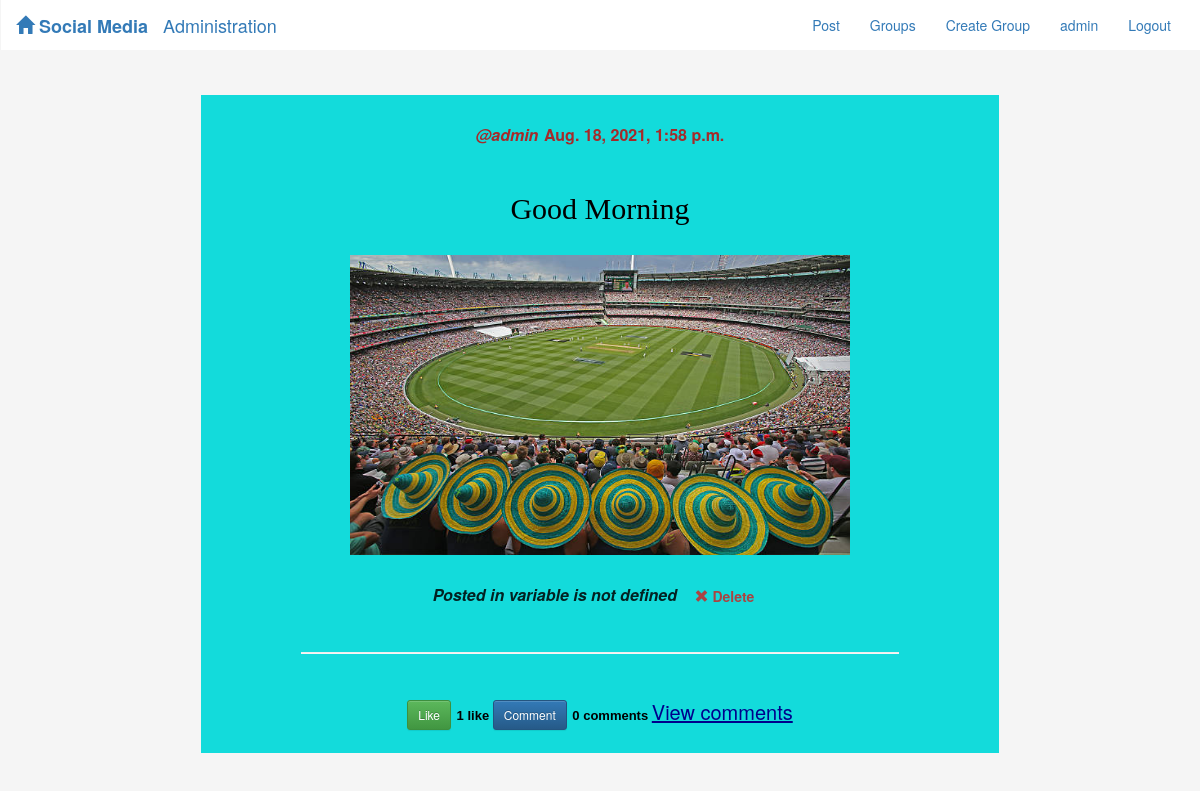
The app's page / (signed in) with its own data.
### accounts/models.py (models this page shows)
class CustomUser(AbstractUser):
    image = models.ImageField(
        upload_to='accounts/profile_pics', blank=True, default='default.jpg')

### posts/models.py (models this page shows, shortened)
class Post(models.Model):
    user = models.ForeignKey(User, related_name='userposts',
                             on_delete=models.CASCADE)
    message = models.TextField()
    image = models.ImageField(upload_to='posts/images', blank=True, default='')
    created_at = models.DateTimeField(auto_now=True)
    group = models.ForeignKey(
        Group, related_name='groupposts', on_delete=models.CASCADE)
    liked = models.ManyToManyField(User, default=None, blank=True)
    temp = models.CharField(max_length=10, null=True, blank=True)
    objects = PostManager()
    class Meta:
        unique_together = ['user', 'message']

### socialnetwork/views.py (the view)
# urls.py: path('', views.HomePage.as_view(), name='home'),
class HomePage(ListView):
    model = Post
    template_name = 'index.html'

### posts/models.py (called while the page is built)
    def get_queryset(self):
        return PostQuerySet(model=self.model, using=self._db, hints=self._hints)

### templates/index.html (shortened to what this page needs)
{% extends 'base.html' %}
{% block content %}
{% if user.is_authenticated %}
<br>
<div class="card">
    <div class="card-body">
        {% for post in post_list %}
            {% include 'posts/_post.html' %}
        {% endfor %}
        </div>
    </div>
</div>
{% endif %}
{% endblock content %}

### templates/base.html (shortened to what this page needs)
<!DOCTYPE html>
{% load static %}
<html lang="en">
<head>
    <link
      rel="stylesheet"
      href="https://maxcdn.bootstrapcdn.com/bootstrap/3.3.7/css/bootstrap.min.css"
    />
    <link
      rel="stylesheet"
      href="https://maxcdn.bootstrapcdn.com/bootstrap/3.3.7/css/bootstrap-theme.min.css"
    />
    <link type="text/css" rel="stylesheet" href="{% static 'socialnetwork/css/master.css'%}"/>
</head>
<body>
      <nav class="navbar navbar-expand-lg navbar-light mynav"  role="navigation" id='navbar'>
        <div class="container navbarcontainer">
            <a style="font-weight: bold;" class="navbar-brand mynav" href="{% url 'home'%}"><span class="glyphicon glyphicon-home"></span> Social Media
            </a>
            <a style="font-weight:normal;" class="navbar-brand" href="{% url 'admin:index' %}">Administration</a>
            <div class="collapse navbar-collapse">
            <ul class="nav navbar-nav ml-auto navbar-right" >
                {% if user.is_authenticated %}
                    <li class="nav-item"><a href="{% url 'posts:create'%}">Post</a></li>
                    <li class="nav-item"><a href="{% url 'groups:all'%}">Groups</a></li>
                    <li class="nav-item"><a href="{% url 'groups:create'%}">Create Group</a></li>
                    <li class="nav-item"><a href="{% url 'accounts:profile' pk=user.username %}">{{user.username}}</a></li>
                    <li class="nav-item"><a href="{% url 'accounts:logout'%}">Logout</a></li>
                    {% else %}
                    <li class="nav-item"><a href="{% url 'groups:all'%}">Groups</a></li>
                    <li class="nav-item"><a href="{% url 'accounts:login'%}">Login</a></li>
                    <li class="nav-item"><a href="{% url 'accounts:signup'%}">SignUp</a></li>
                {% endif %}
            </ul>
          </div>
        </div>
    </nav>
   <div class="container">
  {% block content %}
  {% endblock content %}
</body>
</html>

### posts/templates/posts/_post.html
<head>
</head>
<center>
    <div class="flex-container">
    <div class="card">
        <div class="card-header">
                <a style="color:brown;font-style: italic; font-size: medium;" href="{% url 'accounts:profile' pk=post.user.pk%}"><b>@{{post.user.username}}</b></h6></a>
            <time class="time">
                <a style="color: brown; font-size: medium;" href="{% url 'posts:single' username=post.user.username pk=post.pk %}"><b>{{post.created_at}}</b></a>
            </time>
        </div>
        <div class="card-body">
            <h2 style="color:black;font-family:cursive; margin-bottom: 30px;">{{post.message|safe}}</h2>
            {% if post.image %}
            <img src="{{ post.image.url }}" alt="" height="300" width="500">
            {% endif %}
        </div>
        <div class="card-footer">
            <p>
                <a style="color:rgba(0, 0, 0, 0.849); font-size:medium;font-style: italic; font-weight: lighter;" href="{% url 'groups:single' slug=post.group.slug%}"><b> Posted in {{post.group.names|default:'variable is not defined'}}</b>
                </a>
                {% if user.is_authenticated and post.user == user and not hide_delete%}
                    <a class="btn btn-simple" title="delete" href="{% url 'posts:delete' pk=post.pk%}">
                        <span class="glyphicon glyphicon-remove text-danger" aria-hidden="true"></span>
                        <span class="text-danger icon-label"><b> Delete</b></span>
                    </a>
                {% endif %}
            </p>
        </div>
    <hr style="width: 75%;background-color: whitesmoke; color: red;height: 1px;">
    <p >
    {% if user.is_authenticated %}
        {% if user not in post.liked.all %}
            <a class="btn btn-success btn-sm" href="{% url 'posts:postlike' pk=post.pk %}">Like</a>
        {%else%}
            <a class="btn btn-danger btn-sm" href="{% url 'posts:postlike' pk=post.pk %}">UnLike</a>
        {%endif%}
        <strong style="font-size: small;font-family: Arial, Helvetica, sans-serif;">
            {{post.liked.all.count}} like{{post.liked.all.count|pluralize}}
        </strong>
        <a class="btn btn-primary btn-sm" href="{% url 'posts:postcomment' pk=post.pk%}">Comment </a>
        <strong style="font-size: small;font-family: Arial, Helvetica, sans-serif;">
            {{post.commentpost.all.count}} comment{{post.commentpost.all.count|pluralize}}
        </strong>
        <a style="color:darkblue;" href="{% url 'posts:commentdetails' pk=post.pk%}"> <u>View comments</u></a>
    {%endif%}
    </p>
</div>
</div>
</center>

### static/socialnetwork/css/master.css (style rules this page uses)
body { margin: 0; background-color: whitesmoke; color: black; overflow: scroll; }
.flex-container { background-color: rgb(19, 219, 219); width: 70%; margin: 5px; align-items: center; text-align: center; line-height: 75px; font-size: 20px; }
.navbarcontainer { position: fixed; z-index: 1; top: 0; width: 100%; background-color: white; }

### templates/index.html (style rules this page uses)
body { background-image: url('C:/Users/VIKRAM/OneDrive/Pictures/Random pics/social_media.png'); }

### records on screen
CustomUser: username "admin"
Post: user.username "admin", created_at "Aug. 18, 2021, 1:58 p.m.", message "Good Morning", image (picture), group.names "variable is not defined", shows "Delete", shows "Like", liked.all.count "1", commentpost.all.count "0"
